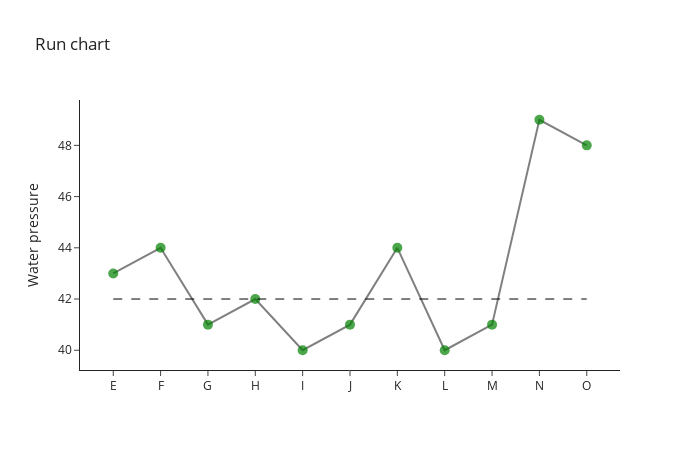

Notebook cell for this chart:
### Markdown cell above
To see the changes to the chart displayed as a Figure, we have to show it again.

### Code cell
model.chart.figure

### Figure 1 — Plotly figure (JSON) as saved in the notebook; plotly's stock layout.template omitted (floating-point values rounded to 4 significant figures)
{"data": [{"customdata": [["E", "Water pressure: 43"], ["F", "Water pressure: 44"], ["G", "Water pressure: 41"], ["H", "Water pressure: 42"], ["I", "Water pressure: 40"], ["J", "Water pressure: 41"], ["K", "Water pressure: 44"], ["L", "Water pressure: 40"], ["M", "Water pressure: 41"], ["N", "Water pressure: 49"], ["O", "Water pressure: 48"]], "hovertemplate": "<b>%{customdata[0]}</b><br>%{customdata[1]}", "line": {"color": "gray"}, "marker": {"color": "green", "opacity": 0.7, "size": 10}, "mode": "markers+lines", "name": "", "type": "scatter", "x": ["E", "F", "G", "H", "I", "J", "K", "L", "M", "N", "O"], "y": [43, 44, 41, 42, 40, 41, 44, 40, 41, 49, 48]}, {"customdata": ["Median: 42.0", "Median: 42.0", "Median: 42.0", "Median: 42.0", "Median: 42.0", "Median: 42.0", "Median: 42.0", "Median: 42.0", "Median: 42.0", "Median: 42.0", "Median: 42.0"], "hovertemplate": "<b>%{customdata}", "line": {"color": "black", "dash": "dash", "width": 1}, "mode": "lines", "name": "", "type": "scatter", "x": ["E", "F", "G", "H", "I", "J", "K", "L", "M", "N", "O"], "y": [42, 42, 42, 42, 42, 42, 42, 42, 42, 42, 42]}], "layout": {"height": 450, "showlegend": false, "title": {"text": "Run chart"}, "width": 700, "xaxis": {"showgrid": false}, "yaxis": {"showgrid": false, "title": {"text": "Water pressure"}}}}
